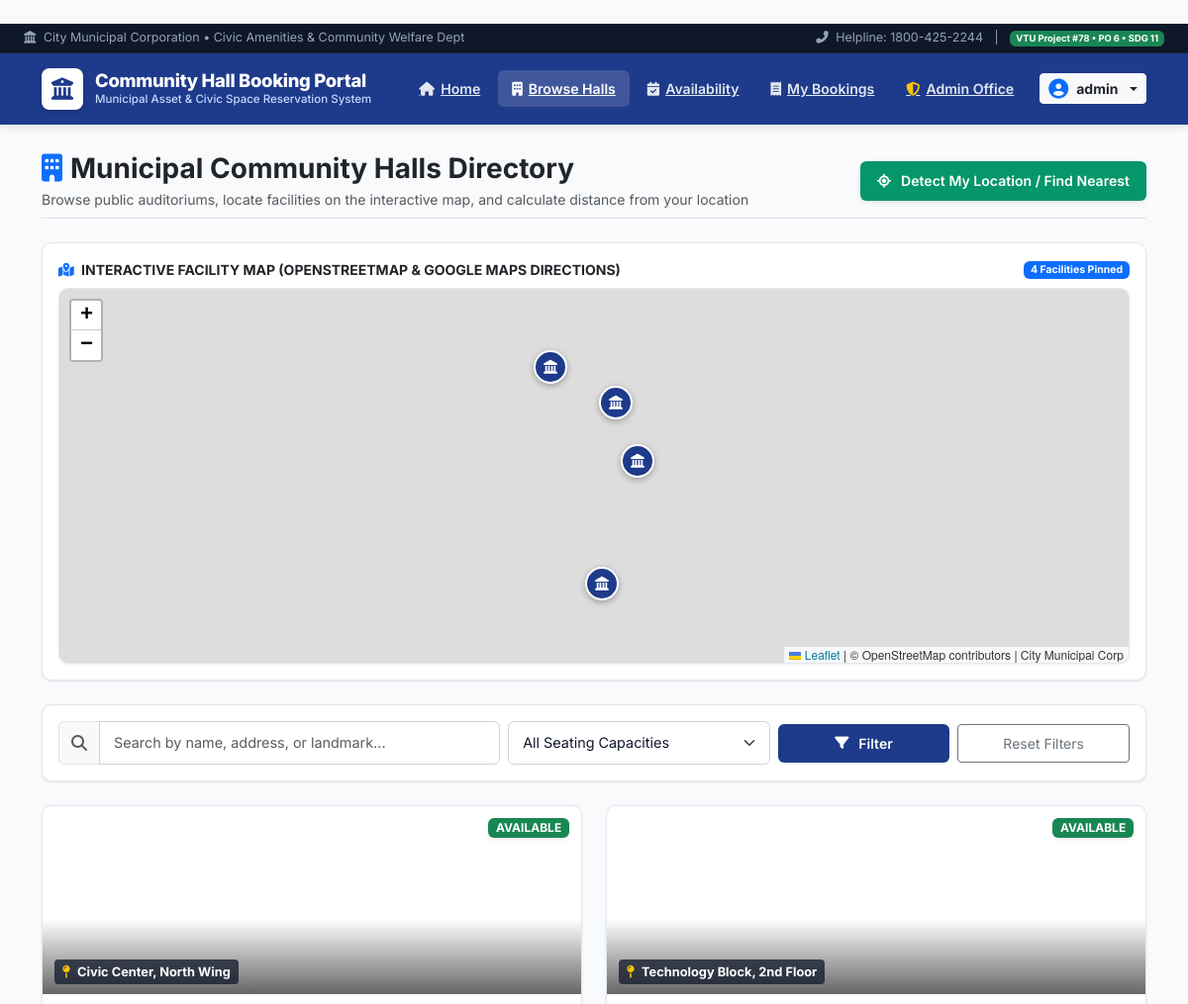
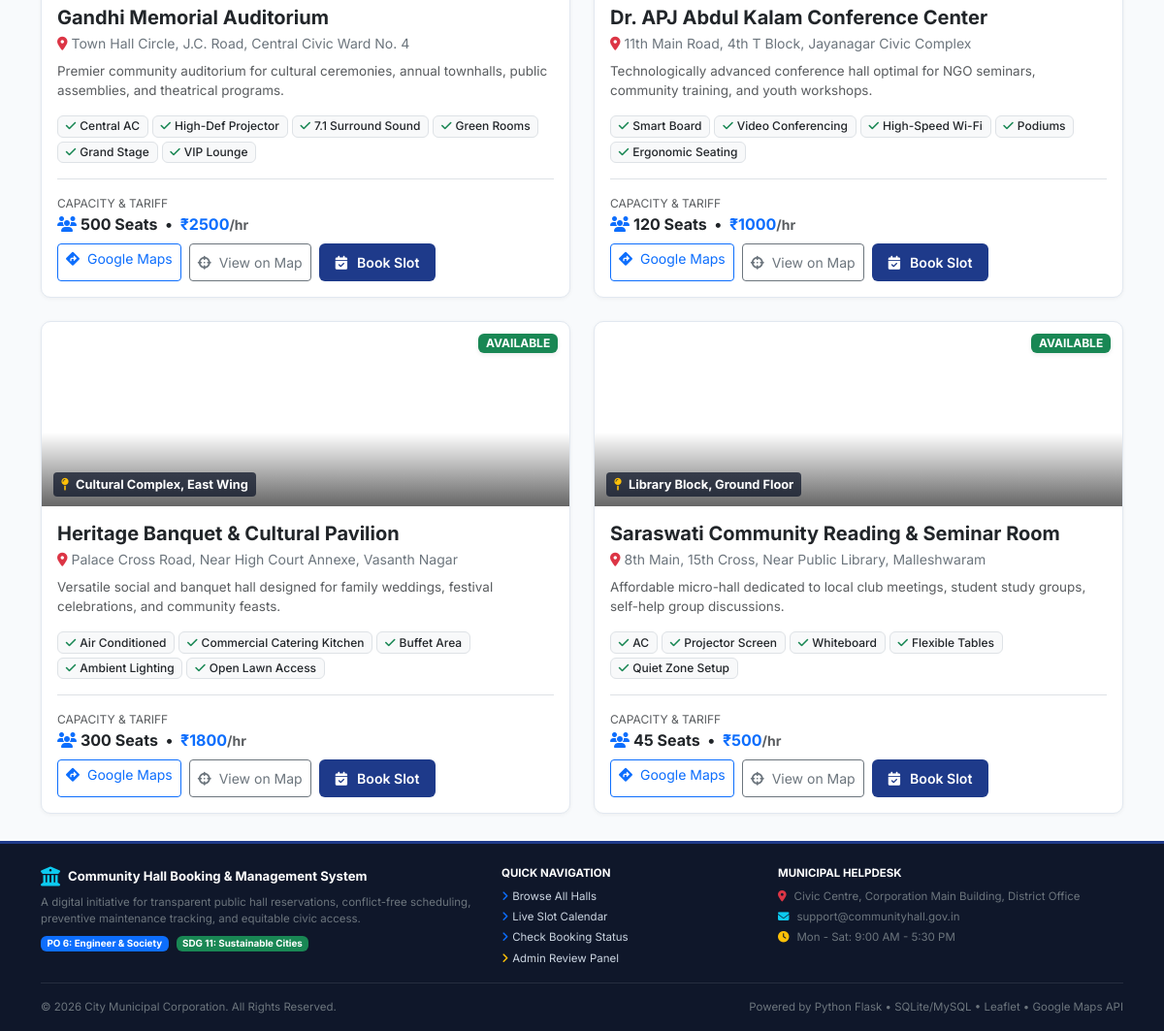
/halls (signed in), run on the app's committed database (2 pictures, top to bottom).
### tables this page shows
CREATE TABLE halls (
    id INTEGER PRIMARY KEY AUTOINCREMENT,
    name VARCHAR(100) NOT NULL,
    capacity INTEGER NOT NULL,
    amenities TEXT,
    price_per_hour REAL NOT NULL,
    description TEXT,
    location VARCHAR(100) DEFAULT 'Civic Center, Block 4',
    image_tag VARCHAR(50) DEFAULT 'auditorium',
    status VARCHAR(20) DEFAULT 'available'
, latitude REAL DEFAULT 12.9716, longitude REAL DEFAULT 77.5946, address TEXT DEFAULT '', image_url TEXT DEFAULT '');

### app.py (the view)
@app.route("/halls")
@login_required
def view_halls():
    query = request.args.get("q", "").lower()
    capacity_filter = request.args.get("capacity", "")
    all_halls = db.get_all_halls()
    filtered_halls = []
    for h in all_halls:
        match_query = (not query) or (query in h["name"].lower()) or (query in h["description"].lower())
        match_capacity = True
        if capacity_filter == "small":
            match_capacity = h["capacity"] <= 50
        elif capacity_filter == "medium":
            match_capacity = 50 < h["capacity"] <= 200
        elif capacity_filter == "large":
            match_capacity = h["capacity"] > 200
        if match_query and match_capacity:
            filtered_halls.append(h)
    return render_template("halls.html", halls=filtered_halls, query=query, capacity=capacity_filter)

### app.py (called while the page is built)
def login_required(f):
    @wraps(f)
    def decorated(*args, **kwargs):
        if "loggedin" not in session:
            flash("Please sign in to access this page.", "warning")
            return redirect(url_for("login"))
        return f(*args, **kwargs)
    return decorated

### db.py (called while the page is built)
def get_connection():
    conn = sqlite3.connect(DB_PATH)
    conn.row_factory = sqlite3.Row
    return conn

def get_all_halls():
    conn = get_connection()
    halls = conn.execute("SELECT * FROM halls ORDER BY id ASC").fetchall()
    conn.close()
    return [dict(h) for h in halls]

### templates/halls.html (shortened to what this page needs)
﻿{% extends "base.html" %}
{% block content %}
<div class="d-flex flex-wrap justify-content-between align-items-center mb-4 pb-2 border-bottom">
    <div>
        <h3 class="fw-bold text-dark mb-1"><i class="fas fa-building text-primary me-2"></i>Municipal Community Halls Directory</h3>
        <p class="text-muted small mb-0">Browse public auditoriums, locate facilities on the interactive map, and calculate distance from your location</p>
    </div>
    <div class="mt-2 mt-md-0 d-flex gap-2">
        <button id="locateBtn" class="btn btn-civic-green shadow-sm" onclick="findNearestHalls()">
            <i class="fas fa-location-crosshairs me-1"></i> Detect My Location / Find Nearest
        </button>
    </div>
</div>
<div class="civic-card p-3 mb-4">
    <div class="d-flex justify-content-between align-items-center mb-2">
        <div class="fw-bold text-dark small text-uppercase">
            <i class="fas fa-map-marked-alt text-primary me-1"></i> Interactive Facility Map (OpenStreetMap & Google Maps Directions)
        </div>
        <div class="small text-muted">
            <span class="badge bg-primary">4 Facilities Pinned</span>
        </div>
    </div>
    <div id="hallsMap"></div>
</div>
<div class="civic-card p-3 mb-4">
    <form method="GET" action="/halls" class="row g-2 align-items-center">
        <div class="col-12 col-md-5">
            <div class="input-group">
                <span class="input-group-text bg-light text-muted"><i class="fas fa-search"></i></span>
                <input type="text" name="q" value="{{ query or '' }}" class="form-control form-control-civic" placeholder="Search by name, address, or landmark...">
            </div>
        </div>
        <div class="col-6 col-md-3">
            <select name="capacity" class="form-select form-control-civic">
                <option value="">All Seating Capacities</option>
            </select>
        </div>
        <div class="col-6 col-md-2">
            <button type="submit" class="btn btn-civic w-100 justify-content-center">
                <i class="fas fa-filter me-1"></i> Filter
            </button>
        </div>
        <div class="col-12 col-md-2 text-md-end">
            <a href="/halls" class="btn btn-outline-secondary w-100 btn-sm py-2">Reset Filters</a>
        </div>
    </form>
</div>
<div class="row g-4" id="hallsContainer">
    {% for hall in halls %}
    <div class="col-12 col-md-6 col-lg-6 hall-card-wrapper"
         data-id="{{ hall.id }}"
         data-lat="{{ hall.latitude }}"
         data-lng="{{ hall.longitude }}"
         data-name="{{ hall.name }}"
         data-distance="999999">
        <div class="hall-item-card">
            <div class="hall-thumb" style="background-image: url('{{ hall.image_url }}');">
                <div class="hall-thumb-badge">
                    <span class="badge {% if hall.status == 'available' %}bg-success{% else %}bg-danger{% endif %} text-uppercase shadow-sm">
                        {{ hall.status }}
                    </span>
                </div>
                <div class="hall-thumb-distance" id="distanceTag-{{ hall.id }}">
                    <i class="fas fa-map-pin me-1 text-warning"></i> {{ hall.location }}
                </div>
            </div>
            <div class="p-3 d-flex flex-column flex-grow-1">
                <div class="d-flex justify-content-between align-items-start mb-1">
                    <h5 class="fw-bold text-dark mb-0">{{ hall.name }}</h5>
                </div>
                <div class="text-secondary small mb-2">
                    <i class="fas fa-map-marker-alt text-danger me-1"></i>{{ hall.address or hall.location }}
                </div>
                <p class="text-muted small mb-3 flex-grow-1" style="font-size:0.84rem; line-height:1.5;">
                    {{ hall.description }}
                </p>
                <div class="mb-3">
                    <div class="d-flex flex-wrap gap-1">
                        {% for am in hall.amenities.split(',') %}
                        <span class="badge bg-light text-dark border small" style="font-weight:500;">
                            <i class="fas fa-check text-success me-1"></i>{{ am.strip() }}
                        </span>
                        {% endfor %}
                    </div>
                </div>
                <div class="pt-3 border-top d-flex flex-wrap justify-content-between align-items-center gap-2">
                    <div>
                        <div class="small text-muted" style="font-size:0.75rem;">CAPACITY & TARIFF</div>
                        <div class="text-dark fw-bold">
                            <i class="fas fa-users text-primary me-1"></i>{{ hall.capacity }} Seats
                            <span class="mx-1">&bull;</span>
                            <span class="text-primary fs-6">₹{{ hall.price_per_hour|int }}</span><small class="text-muted">/hr</small>
                        </div>
                    </div>
                    <div class="d-flex gap-2">
                        <a href="https://www.google.com/maps/dir/?api=1&destination={{ hall.latitude }},{{ hall.longitude }}"
                           target="_blank"
                           class="btn btn-outline-primary btn-sm"
                           title="Open Driving & Walking Directions in Google Maps">
                            <i class="fas fa-diamond-turn-right text-primary me-1"></i> Google Maps
                        </a>
                        <button type="button"
                                class="btn btn-outline-secondary btn-sm"
                                onclick="zoomToHall({{ hall.latitude }}, {{ hall.longitude }}, '{{ hall.name }}')">
                            <i class="fas fa-crosshairs me-1"></i> View on Map
                        </button>
                        {% if hall.status == 'available' %}
                        <a href="/book/{{ hall.id }}" class="btn btn-civic btn-sm">
                            <i class="fas fa-calendar-check me-1"></i> Book Slot
                        </a>
                        {% else %}
                        <button class="btn btn-secondary btn-sm" disabled>Maintenance</button>
                        {% endif %}
                    </div>
                </div>
            </div>
        </div>
    </div>
    {% endfor %}
</div>
{% endblock %}

### templates/base.html (style rules this page uses)
:root { --civic-navy: #1e3a8a; --civic-blue: #2563eb; --civic-dark: #0f172a; --civic-bg: #f8fafc; --civic-card-bg: #ffffff; --civic-border: #e2e8f0; --civic-text: #1e293b; --civic-muted: #64748b; --civic-accent: #0284c7; }
* { margin: 0; padding: 0; box-sizing: border-box; }
body { font-family: 'Inter', -apple-system, BlinkMacSystemFont, "Segoe UI", Roboto, sans-serif; background-color: var(--civic-bg); color: var(--civic-text); min-height: 100vh; display: flex; flex-direction: column; }
.civic-card { background: var(--civic-card-bg); border: 1px solid var(--civic-border); border-radius: 10px; box-shadow: 0 1px 3px rgba(0,0,0,0.06), 0 1px 2px rgba(0,0,0,0.04); padding: 24px; margin-bottom: 24px; transition: box-shadow 0.2s; }
.hall-item-card { background: #ffffff; border: 1px solid var(--civic-border); border-radius: 10px; overflow: hidden; box-shadow: 0 1px 4px rgba(0,0,0,0.05); transition: transform 0.2s, box-shadow 0.2s; height: 100%; display: flex; flex-direction: column; }
.hall-thumb { height: 190px; background-size: cover; background-position: center; position: relative; }
.hall-thumb::after { content: ''; position: absolute; inset: 0; background: linear-gradient(180deg, rgba(0,0,0,0) 60%, rgba(0,0,0,0.6) 100%); }
.hall-thumb-badge { position: absolute; top: 12px; right: 12px; z-index: 2; }
.hall-thumb-distance { position: absolute; bottom: 10px; left: 12px; z-index: 2; color: #ffffff; font-size: 0.8rem; font-weight: 700; background: rgba(15,23,42,0.75); padding: 3px 8px; border-radius: 4px; }
.btn-civic { background-color: var(--civic-navy); color: #ffffff; font-weight: 600; font-size: 0.88rem; border-radius: 6px; padding: 8px 16px; border: 1px solid transparent; display: inline-flex; align-items: center; gap: 6px; text-decoration: none; transition: all 0.2s; }
.btn-civic-green { background-color: #059669; color: #ffffff; font-weight: 600; font-size: 0.88rem; border-radius: 6px; padding: 8px 16px; border: 1px solid transparent; display: inline-flex; align-items: center; gap: 6px; text-decoration: none; }
.form-control-civic { border: 1px solid #cbd5e1; border-radius: 6px; padding: 10px 14px; font-size: 0.9rem; color: #0f172a; background-color: #ffffff; }
#hallsMap { height: 380px; border-radius: 10px; border: 1px solid var(--civic-border); box-shadow: 0 1px 3px rgba(0,0,0,0.06); z-index: 10; }

### data on the page
halls: status "AVAILABLE", location "Civic Center, North Wing", name "Gandhi Memorial Auditorium", address "Town Hall Circle, J.C. Road, Central Civic Ward No. 4", description "Premier community auditorium for cultural ceremonies, annual townhalls, public assemblies, and theatrical programs.", strip "Central AC" "High-Def Projector" "7.1 Surround Sound" "Green Rooms" "Grand Stage" "VIP Lounge", capacity "500", price_per_hour "2500"
halls: status "AVAILABLE", location "Technology Block, 2nd Floor", name "Dr. APJ Abdul Kalam Conference Center", address "11th Main Road, 4th T Block, Jayanagar Civic Complex", description "Technologically advanced conference hall optimal for NGO seminars, community training, and youth workshops.", strip "Smart Board" "Video Conferencing" "High-Speed Wi-Fi" "Podiums" "Ergonomic Seating", capacity "120", price_per_hour "1000"
halls: status "AVAILABLE", location "Cultural Complex, East Wing", name "Heritage Banquet & Cultural Pavilion", address "Palace Cross Road, Near High Court Annexe, Vasanth Nagar", description "Versatile social and banquet hall designed for family weddings, festival celebrations, and community feasts.", strip "Air Conditioned" "Commercial Catering Kitchen" "Buffet Area" "Ambient Lighting" "Open Lawn Access", capacity "300", price_per_hour "1800"
halls: status "AVAILABLE", location "Library Block, Ground Floor", name "Saraswati Community Reading & Seminar Room", address "8th Main, 15th Cross, Near Public Library, Malleshwaram", description "Affordable micro-hall dedicated to local club meetings, student study groups, self-help group discussions.", strip "AC" "Projector Screen" "Whiteboard" "Flexible Tables" "Quiet Zone Setup", capacity "45", price_per_hour "500"

### other printed values
{{ session.get('username', 'Account') }} "admin"
